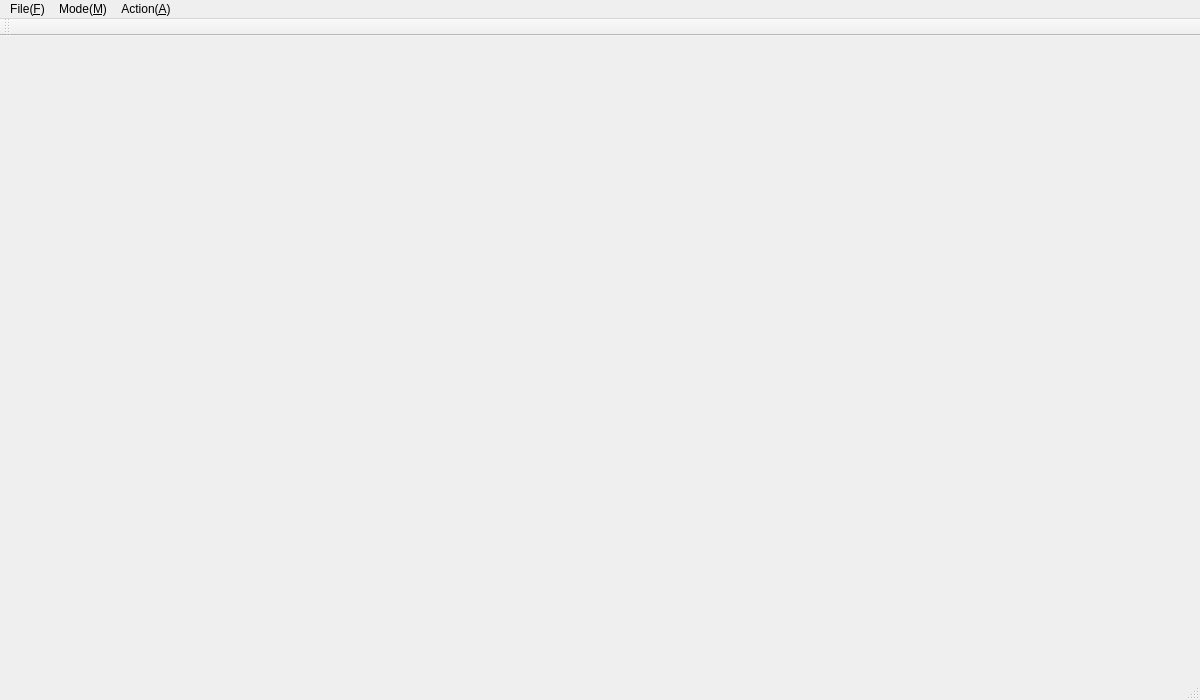
<?xml version="1.0" encoding="UTF-8"?>
<ui version="4.0">
 <class>MainWindow</class>
 <widget class="QMainWindow" name="MainWindow">
  <property name="geometry">
   <rect>
    <x>0</x>
    <y>0</y>
    <width>1200</width>
    <height>700</height>
   </rect>
  </property>
  <property name="windowTitle">
   <string>MainWindow</string>
  </property>
  <widget class="QWidget" name="centralWidget">
   <layout class="QGridLayout" name="gridLayout"/>
  </widget>
  <widget class="QMenuBar" name="menuBar">
   <property name="geometry">
    <rect>
     <x>0</x>
     <y>0</y>
     <width>1200</width>
     <height>26</height>
    </rect>
   </property>
   <widget class="QMenu" name="menuFile">
    <property name="title">
     <string>File(&amp;F)</string>
    </property>
    <addaction name="actionOuvrier_un_file_csv"/>
    <addaction name="actionParametres"/>
   </widget>
   <widget class="QMenu" name="menuExecuter">
    <property name="title">
     <string>Mode(&amp;M)</string>
    </property>
    <addaction name="actionMode_Manuel"/>
    <addaction name="actionMode_automatique"/>
    <addaction name="actionMode_pas_a_pas"/>
    <addaction name="actionAjouter_une_strategie"/>
   </widget>
   <widget class="QMenu" name="menuAction_A">
    <property name="title">
     <string>Action(&amp;A)</string>
    </property>
    <addaction name="actionTransaction"/>
    <addaction name="actionTransaction_Mode_pas_a_pas"/>
    <addaction name="actionPasser_au_demain"/>
    <addaction name="actionAnnuler_la_derniere_transaction"/>
    <addaction name="actionNote"/>
    <addaction name="actionQuitter_le_mode_actuel"/>
   </widget>
   <addaction name="menuFile"/>
   <addaction name="menuExecuter"/>
   <addaction name="menuAction_A"/>
  </widget>
  <widget class="QToolBar" name="mainToolBar">
   <attribute name="toolBarArea">
    <enum>TopToolBarArea</enum>
   </attribute>
   <attribute name="toolBarBreak">
    <bool>false</bool>
   </attribute>
  </widget>
  <widget class="QStatusBar" name="statusBar"/>
  <action name="actionOuvrier_un_file_csv">
   <property name="text">
    <string>Ouvrier un &amp;Fichier</string>
   </property>
   <property name="iconText">
    <string>Ouvrier un File (*.csv)</string>
   </property>
  </action>
  <action name="actionMode_Manuel">
   <property name="text">
    <string>Mode Manuel</string>
   </property>
  </action>
  <action name="actionMode_automatique">
   <property name="text">
    <string>Mode Automatique</string>
   </property>
  </action>
  <action name="actionParametres">
   <property name="text">
    <string>Parametres</string>
   </property>
  </action>
  <action name="actionTransaction">
   <property name="text">
    <string>Transaction</string>
   </property>
  </action>
  <action name="actionQuitter_le_mode_actuel">
   <property name="text">
    <string>Quitter le mode actuel</string>
   </property>
  </action>
  <action name="actionAnnuler_la_derniere_transaction">
   <property name="text">
    <string>Annuler la derniere transaction</string>
   </property>
  </action>
  <action name="actionAjouter_une_strategie">
   <property name="text">
    <string>Ajouter une strategie</string>
   </property>
  </action>
  <action name="actionMode_pas_a_pas">
   <property name="text">
    <string>Mode pas a pas</string>
   </property>
  </action>
  <action name="actionNote">
   <property name="text">
    <string>Note</string>
   </property>
  </action>
  <action name="actionTransaction_Mode_pas_a_pas">
   <property name="text">
    <string>Transaction (Mode pas a pas)</string>
   </property>
  </action>
  <action name="actionPasser_au_demain">
   <property name="text">
    <string>Passer au demain (Mode pas a pas)</string>
   </property>
  </action>
 </widget>
 <layoutdefault spacing="6" margin="11"/>
 <resources/>
 <connections/>
</ui>
